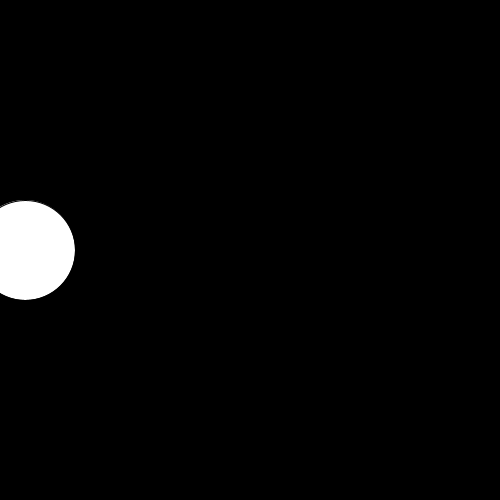
Frame 1 (no input)
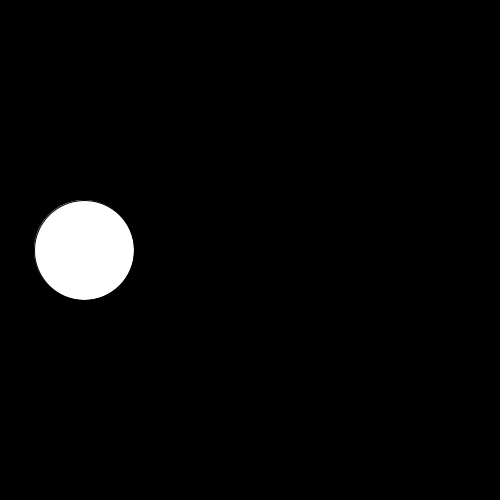
Frame 60 (the mouse pressed at the canvas centre just before this capture)
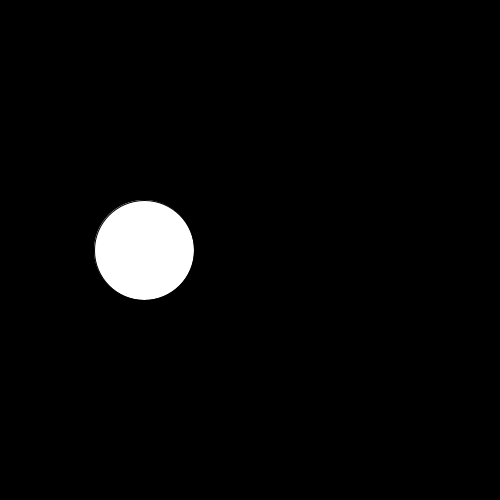
Frame 120 (the mouse held since frame 60 and released just before this capture)

The Processing sketch that drew these frames (run headless with seeded random() and noise(); from frame 60 on, the mouse is pressed at the canvas centre):

// Processing sketch: Circle_Animation
// ── Circle_Animation.pde
/*
    move circle from left to right and vice versa.
    created Sept. 22,2014
*/
void setup(){
size(500,500);
fill(255);
}

int x = 25;
int x2 = 1;

void draw(){
  background(0);
  ellipse(x,height/2,100,100);
  x+=x2;
  if(x < 0 || x > width){
    x2 = -x2;
  }  
}
